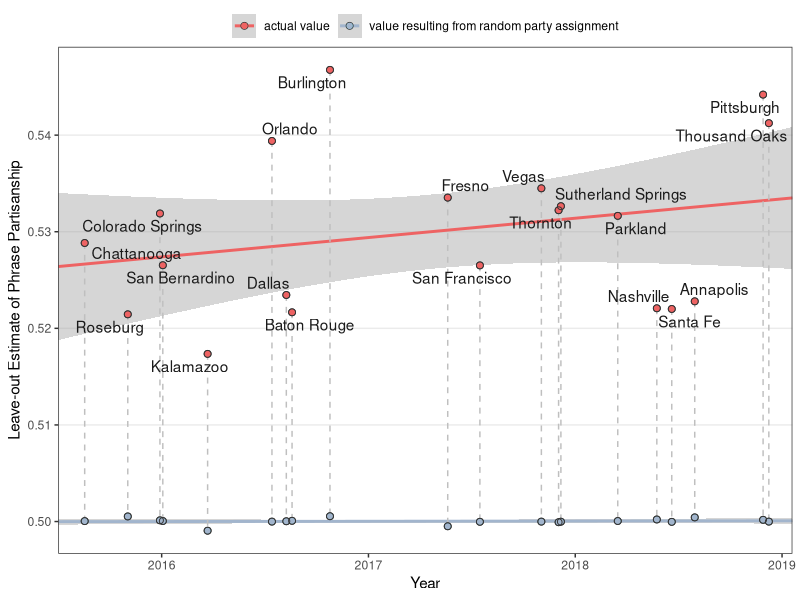
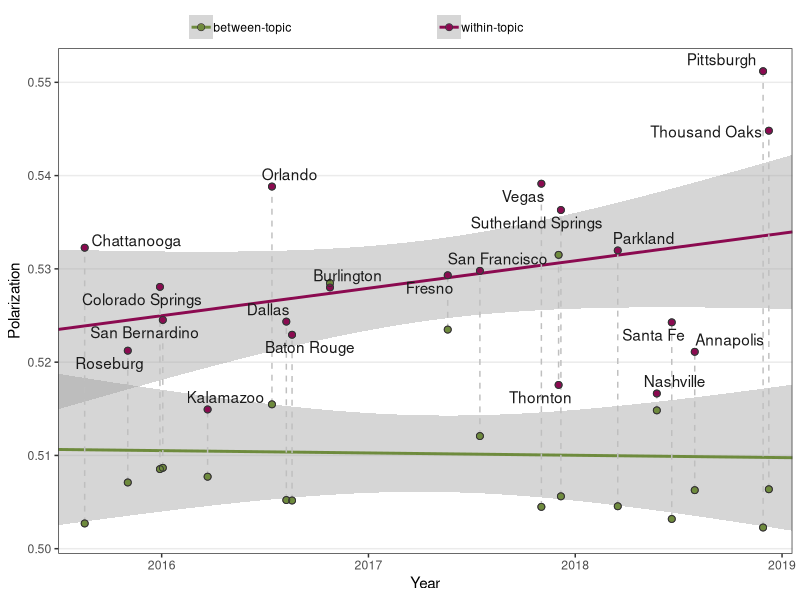

Write R code to recreate these figures, in order.
library(ggplot2)
library(ggrepel)
library(RColorBrewer)

setwd('/Users/ddemszky/Google_Drive/Research/Framing/framing-twitter')


# plot overall polarization
data <- read.csv("data/polarization_clustered.csv",header=TRUE)
ggplot(data, aes(x=year, y=polarization, color=is_actual))+
  stat_smooth(aes(group=is_actual), method=lm, se=TRUE, fullrange=TRUE) +
  geom_line(aes(group=label), color='gray75', linetype='dashed') +
  geom_point(aes(fill=is_actual), pch=21, size=2, colour='gray20')+
  geom_point() +
  geom_point(shape=1, size=2, colour='gray20') +
  geom_text_repel(data=subset(data, is_actual == 'actual value'), aes(label=label),color='gray10', show.legend = FALSE) +
  xlab('Year') +
  ylab('Leave-out Estimate of Phrase Partisanship') +
  theme_bw() +
  theme(legend.position="top", legend.direction="horizontal", legend.title = element_blank(), legend.box.margin=margin(-1,-10,-10,-10), panel.grid.major.x = element_blank(), panel.grid.minor = element_blank()) +
  scale_color_manual(values=c("indianred2", "lightsteelblue3")) +
  scale_x_continuous(limits = c(2015.5,2019.05), expand = c(0, 0)) 

data <- read.csv("data/topic_polarization_relative.csv",header=TRUE)

ggplot(data, aes(x=year, y=polarization, color=kind))+
  stat_smooth(aes(group=kind), method=lm, se=TRUE, fullrange=TRUE) +
  geom_line(aes(group=label), color='gray75', linetype='dashed') +
  geom_point(aes(fill=kind), pch=21, size=2, colour='gray20')+
  geom_point() +
  geom_point(shape=1, size=2, colour='gray20') +
  geom_text_repel(data=subset(data, kind == 'within-topic'), aes(label=label),color='gray10', show.legend = FALSE) +
  xlab('Year') +
  ylab('Polarization') +
  theme_bw() +
  theme(legend.position="top", legend.direction="horizontal", legend.title = element_blank(), legend.box.margin=margin(0,0,-10,0), legend.text = element_text(margin = margin(r =100, unit = "pt")), panel.grid.major.x = element_blank(), panel.grid.minor = element_blank()) +
  scale_color_manual(values=c("darkolivegreen4", "deeppink4")) +
  scale_x_continuous(limits = c(2015.5,2019.05), expand = c(0, 0)) 
